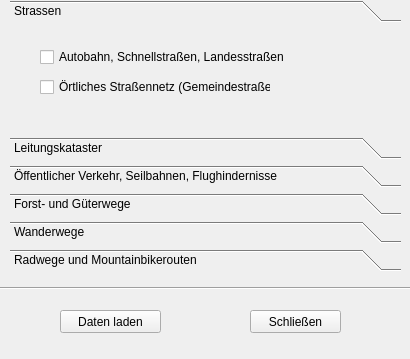
<?xml version="1.0" encoding="UTF-8"?>
<ui version="4.0">
 <class>frmVerkehr</class>
 <widget class="QWidget" name="frmVerkehr">
  <property name="geometry">
   <rect>
    <x>0</x>
    <y>0</y>
    <width>410</width>
    <height>359</height>
   </rect>
  </property>
  <property name="windowTitle">
   <string>Verkehr, Transport, Tourismus</string>
  </property>
  <widget class="QToolBox" name="toolBox">
   <property name="geometry">
    <rect>
     <x>10</x>
     <y>0</y>
     <width>391</width>
     <height>271</height>
    </rect>
   </property>
   <property name="currentIndex">
    <number>0</number>
   </property>
   <widget class="QWidget" name="page">
    <property name="geometry">
     <rect>
      <x>0</x>
      <y>0</y>
      <width>391</width>
      <height>109</height>
     </rect>
    </property>
    <attribute name="label">
     <string>Strassen</string>
    </attribute>
    <widget class="QCheckBox" name="ckHauptstrassen">
     <property name="geometry">
      <rect>
       <x>30</x>
       <y>20</y>
       <width>281</width>
       <height>18</height>
      </rect>
     </property>
     <property name="text">
      <string>Autobahn, Schnellstraßen, Landesstraßen</string>
     </property>
     <attribute name="buttonGroup">
      <string>ckButtons</string>
     </attribute>
    </widget>
    <widget class="QCheckBox" name="ckGemeindestrassen">
     <property name="geometry">
      <rect>
       <x>30</x>
       <y>50</y>
       <width>231</width>
       <height>18</height>
      </rect>
     </property>
     <property name="toolTip">
      <string/>
     </property>
     <property name="statusTip">
      <string/>
     </property>
     <property name="whatsThis">
      <string comment="der whatsthis kennung" extracomment="der whatsthis kommentar"/>
     </property>
     <property name="text">
      <string>Örtliches Straßennetz (Gemeindestraßen)</string>
     </property>
     <attribute name="buttonGroup">
      <string>ckButtons</string>
     </attribute>
    </widget>
   </widget>
   <widget class="QWidget" name="page_6">
    <attribute name="label">
     <string>Leitungskataster</string>
    </attribute>
    <widget class="QCheckBox" name="ckBeleuchtungsanlagen">
     <property name="geometry">
      <rect>
       <x>30</x>
       <y>20</y>
       <width>281</width>
       <height>18</height>
      </rect>
     </property>
     <property name="text">
      <string>Beleuchtungsanlagen</string>
     </property>
     <attribute name="buttonGroup">
      <string>ckButtons</string>
     </attribute>
    </widget>
   </widget>
   <widget class="QWidget" name="page_5">
    <property name="geometry">
     <rect>
      <x>0</x>
      <y>0</y>
      <width>391</width>
      <height>109</height>
     </rect>
    </property>
    <attribute name="label">
     <string>Öffentlicher Verkehr, Seilbahnen, Flughindernisse</string>
    </attribute>
    <widget class="QCheckBox" name="ckOepnv_Verkehr">
     <property name="geometry">
      <rect>
       <x>40</x>
       <y>30</y>
       <width>271</width>
       <height>18</height>
      </rect>
     </property>
     <property name="text">
      <string>Öffentlicher Personenverkehr (ÖPNV)</string>
     </property>
     <attribute name="buttonGroup">
      <string>ckButtons</string>
     </attribute>
    </widget>
    <widget class="QCheckBox" name="ckSeilbahn">
     <property name="geometry">
      <rect>
       <x>40</x>
       <y>90</y>
       <width>271</width>
       <height>18</height>
      </rect>
     </property>
     <property name="text">
      <string>Seilbahnen und Aufstiegshilfen</string>
     </property>
     <attribute name="buttonGroup">
      <string>ckButtons</string>
     </attribute>
    </widget>
    <widget class="QCheckBox" name="ckHindernisse">
     <property name="geometry">
      <rect>
       <x>40</x>
       <y>120</y>
       <width>271</width>
       <height>18</height>
      </rect>
     </property>
     <property name="text">
      <string>Flughindernisse</string>
     </property>
     <attribute name="buttonGroup">
      <string>ckButtons</string>
     </attribute>
    </widget>
    <widget class="QCheckBox" name="ckBahn">
     <property name="enabled">
      <bool>true</bool>
     </property>
     <property name="geometry">
      <rect>
       <x>40</x>
       <y>0</y>
       <width>171</width>
       <height>18</height>
      </rect>
     </property>
     <property name="text">
      <string>Bahnlinien</string>
     </property>
     <attribute name="buttonGroup">
      <string>ckButtons</string>
     </attribute>
    </widget>
    <widget class="QCheckBox" name="ckOepnv_Qualitaet">
     <property name="geometry">
      <rect>
       <x>40</x>
       <y>60</y>
       <width>271</width>
       <height>18</height>
      </rect>
     </property>
     <property name="text">
      <string>ÖPNV Bedienqualität</string>
     </property>
     <attribute name="buttonGroup">
      <string>ckButtons</string>
     </attribute>
    </widget>
   </widget>
   <widget class="QWidget" name="page_2">
    <property name="geometry">
     <rect>
      <x>0</x>
      <y>0</y>
      <width>391</width>
      <height>109</height>
     </rect>
    </property>
    <attribute name="label">
     <string>Forst- und Güterwege</string>
    </attribute>
    <widget class="QCheckBox" name="ckForstweg">
     <property name="geometry">
      <rect>
       <x>70</x>
       <y>28</y>
       <width>131</width>
       <height>20</height>
      </rect>
     </property>
     <property name="text">
      <string>Forstwege</string>
     </property>
     <attribute name="buttonGroup">
      <string>ckButtons</string>
     </attribute>
    </widget>
    <widget class="QCheckBox" name="ckGueterweg">
     <property name="enabled">
      <bool>true</bool>
     </property>
     <property name="geometry">
      <rect>
       <x>70</x>
       <y>70</y>
       <width>71</width>
       <height>18</height>
      </rect>
     </property>
     <property name="text">
      <string>Güterwege</string>
     </property>
     <attribute name="buttonGroup">
      <string>ckButtons</string>
     </attribute>
    </widget>
   </widget>
   <widget class="QWidget" name="page_3">
    <property name="geometry">
     <rect>
      <x>0</x>
      <y>0</y>
      <width>391</width>
      <height>109</height>
     </rect>
    </property>
    <attribute name="label">
     <string>Wanderwege</string>
    </attribute>
    <widget class="QCheckBox" name="ckWanderwege">
     <property name="geometry">
      <rect>
       <x>40</x>
       <y>20</y>
       <width>141</width>
       <height>18</height>
      </rect>
     </property>
     <property name="text">
      <string>Wanderwege</string>
     </property>
     <attribute name="buttonGroup">
      <string>ckButtons</string>
     </attribute>
    </widget>
    <widget class="QCheckBox" name="ckWinterwanderwege">
     <property name="geometry">
      <rect>
       <x>40</x>
       <y>60</y>
       <width>161</width>
       <height>18</height>
      </rect>
     </property>
     <property name="text">
      <string>Winterwanderwege</string>
     </property>
     <attribute name="buttonGroup">
      <string>ckButtons</string>
     </attribute>
    </widget>
    <widget class="QPushButton" name="btnWegtafeln">
     <property name="geometry">
      <rect>
       <x>230</x>
       <y>20</y>
       <width>75</width>
       <height>23</height>
      </rect>
     </property>
     <property name="text">
      <string>Wegtafeln</string>
     </property>
    </widget>
   </widget>
   <widget class="QWidget" name="page_4">
    <property name="geometry">
     <rect>
      <x>0</x>
      <y>0</y>
      <width>391</width>
      <height>109</height>
     </rect>
    </property>
    <attribute name="label">
     <string>Radwege und Mountainbikerouten</string>
    </attribute>
    <widget class="QCheckBox" name="ckMountainbike">
     <property name="geometry">
      <rect>
       <x>60</x>
       <y>60</y>
       <width>141</width>
       <height>18</height>
      </rect>
     </property>
     <property name="text">
      <string>Mountainbikerouten</string>
     </property>
     <attribute name="buttonGroup">
      <string>ckButtons</string>
     </attribute>
    </widget>
    <widget class="QCheckBox" name="ckLandesradrouten">
     <property name="geometry">
      <rect>
       <x>60</x>
       <y>0</y>
       <width>141</width>
       <height>18</height>
      </rect>
     </property>
     <property name="text">
      <string>Landesradrouten</string>
     </property>
     <attribute name="buttonGroup">
      <string>ckButtons</string>
     </attribute>
    </widget>
    <widget class="QCheckBox" name="ckLrr_beschildert">
     <property name="geometry">
      <rect>
       <x>60</x>
       <y>30</y>
       <width>171</width>
       <height>18</height>
      </rect>
     </property>
     <property name="text">
      <string>Landesradrouten beschildert</string>
     </property>
     <attribute name="buttonGroup">
      <string>ckButtons</string>
     </attribute>
    </widget>
    <widget class="QCheckBox" name="ckRadschnellverbindungen">
     <property name="geometry">
      <rect>
       <x>60</x>
       <y>90</y>
       <width>141</width>
       <height>18</height>
      </rect>
     </property>
     <property name="text">
      <string>Radschnellverbindungen</string>
     </property>
     <attribute name="buttonGroup">
      <string>ckButtons</string>
     </attribute>
    </widget>
   </widget>
  </widget>
  <widget class="QPushButton" name="btnRadAbbrechen">
   <property name="geometry">
    <rect>
     <x>250</x>
     <y>310</y>
     <width>91</width>
     <height>23</height>
    </rect>
   </property>
   <property name="text">
    <string>Schließen</string>
   </property>
  </widget>
  <widget class="QPushButton" name="btnRadLaden">
   <property name="geometry">
    <rect>
     <x>60</x>
     <y>310</y>
     <width>101</width>
     <height>23</height>
    </rect>
   </property>
   <property name="text">
    <string>Daten laden</string>
   </property>
  </widget>
  <widget class="Line" name="line">
   <property name="geometry">
    <rect>
     <x>0</x>
     <y>280</y>
     <width>411</width>
     <height>16</height>
    </rect>
   </property>
   <property name="orientation">
    <enum>Qt::Horizontal</enum>
   </property>
  </widget>
 </widget>
 <resources/>
 <connections>
  <connection>
   <sender>btnRadLaden</sender>
   <signal>clicked()</signal>
   <receiver>frmVerkehr</receiver>
   <slot>lade_daten()</slot>
   <hints>
    <hint type="sourcelabel">
     <x>118</x>
     <y>301</y>
    </hint>
    <hint type="destinationlabel">
     <x>26</x>
     <y>329</y>
    </hint>
   </hints>
  </connection>
  <connection>
   <sender>btnRadAbbrechen</sender>
   <signal>clicked()</signal>
   <receiver>frmVerkehr</receiver>
   <slot>abbrechen()</slot>
   <hints>
    <hint type="sourcelabel">
     <x>298</x>
     <y>301</y>
    </hint>
    <hint type="destinationlabel">
     <x>386</x>
     <y>320</y>
    </hint>
   </hints>
  </connection>
  <connection>
   <sender>btnWegtafeln</sender>
   <signal>clicked()</signal>
   <receiver>frmVerkehr</receiver>
   <slot>suche_wegtafeln()</slot>
   <hints>
    <hint type="sourcelabel">
     <x>283</x>
     <y>137</y>
    </hint>
    <hint type="destinationlabel">
     <x>380</x>
     <y>284</y>
    </hint>
   </hints>
  </connection>
 </connections>
 <slots>
  <slot>abbrechen()</slot>
  <slot>lade_daten()</slot>
  <slot>suche_wegtafeln()</slot>
 </slots>
 <buttongroups>
  <buttongroup name="ckButtons"/>
 </buttongroups>
</ui>
